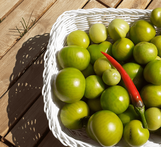
#> input picture EL5206/Experiencia1/01_2024/tomates.png, 161 x 147 px, shrunk from 663 x 605 before the run
$ jupyter execute --allow-errors EL5206_Experiencia_1.ipynb
#> lines starting #> are read from the running program, lines starting #| are printed output that depends on the picture; after the words box and inside, x2 and y2 are one past the last pixel; in counts of white or black regions, pixels touching at a corner belong together; long printed decimals are rounded
**EL5206-1 Laboratorio de Inteligencia Computacional y Robótica**

**Unidad 1: Procesamiento de Imágenes**
## Actividades de Laboratorio 1

Integrantes:
- Sofía Ibarra C.
- Ignacio Romero A.

[cell 1]
#Importacion de librerias
import cv2
import numpy as np
import matplotlib.pyplot as plt

### Pregunta 1

[cell 2]
#Cargar y mostrar imagen "tomates.png"
tomates_bgr = cv2.imread("01_2024/tomates.png")
#> tomates_bgr is the input picture: shape (147, 161, 3); mean B, G, R 65.2, 123.5, 135.6
tomates = cv2.cvtColor(tomates_bgr, cv2.COLOR_BGR2RGB)
plt.imshow(tomates)

[cell 3]
#Transforma imagen a escala de grises
tomates_gray = cv2.cvtColor(tomates,cv2.COLOR_RGB2GRAY)

plt.imshow(tomates_gray, cmap="gray")

[cell 4]
#Calculo histograma imagen gris
hist = cv2.calcHist([tomates_gray], [0], None, [256], [0, 256])
#> hist = 256 values, max 273 at index 44, min 0 at index 0, mean 92.45
plt.plot(hist, color='gray' )
plt.title('Histograma tomates')
plt.xlabel('Intensidad')
plt.ylabel('Frecuencia')
plt.show()
#> figure, not shown here; curve peaks at x = 44, y = 273

[cell 5]
#Obtención de imagen binaria dependiente de un threshold "t"
# Define el umbral (t)
t = 125

# Aplica el thresholding
_, tomates_binary = cv2.threshold(tomates_gray, t, 255, cv2.THRESH_BINARY)
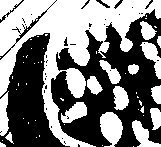
#> tomates_binary: shape (147, 161); 49.3% white; 54 white regions (38 under 20 px), largest, box (x1, y1, x2, y2) and area: (0, 0, 161, 147) 8250, (100, 112, 123, 147) 565, (132, 120, 161, 147) 354

# Muestra la imagen binarias
plt.imshow(tomates_binary, cmap='gray')

[cell 6]
#Obtención de imagen binaria dependiente de un threshold "t"
# Define el umbral (t)
t = 100

# Aplica el thresholding
_, tomates_binary = cv2.threshold(tomates_gray, t, 255, cv2.THRESH_BINARY)
#> tomates_binary: shape (147, 161); 58.3% white; 33 black regions (26 under 20 px), largest, box (x1, y1, x2, y2) and area: (51, 22, 161, 147) 5538, (0, 33, 69, 147) 3852, (138, 10, 161, 37) 201

# Muestra la imagen binarias
plt.imshow(tomates_binary, cmap='gray')

[cell 7]
#Obtención de imagen binaria dependiente de un threshold "t"
# Define el umbral (t)
t = 25

# Aplica el thresholding
_, tomates_binary = cv2.threshold(tomates_gray, t, 255, cv2.THRESH_BINARY)
#> tomates_binary: shape (147, 161); 96% white; 41 black regions (29 under 20 px), largest, box (x1, y1, x2, y2) and area: (111, 53, 152, 95) 269, (4, 92, 41, 137) 114, (33, 127, 50, 147) 86

# Muestra la imagen binarias
plt.imshow(tomates_binary, cmap='gray')

[cell 8]
#Obtener canales BGR
r = tomates[:,:,0]
g = tomates[:,:,1]
b = tomates[:,:,2]
# Visualize with color mappings
f, axarr = plt.subplots(1, 3)
axarr[0].imshow(r, cmap="Reds")
axarr[1].imshow(g, cmap="Greens")
axarr[2].imshow(b, cmap="Blues")
plt.show()

[cell 9]
plt.imshow(r, cmap='gray')
plt.title('Canal rojo')

[cell 10]
plt.imshow(g, cmap='gray')
plt.title('Canal verde')

[cell 11]
plt.imshow(b, cmap='gray')
plt.title('Canal azul')

[cell 12]
fixed_aji = cv2.subtract(r, g)
plt.imshow(fixed_aji, cmap='gray')

[cell 13]
#Calculo histograma ají
hist = cv2.calcHist([fixed_aji], [0], None, [256], [0, 256])
#> hist = 256 values, max 4930 at index 0, min 0 at index 58, mean 92.45
plt.plot(hist, color='gray' )
plt.title('Histograma ají')
plt.xlabel('Intensidad')
plt.ylabel('Frecuencia')
plt.show()
#> figure, not shown here; curve peaks at x = 0, y = 4930

[cell 14]
t = 90
_, mask = cv2.threshold(fixed_aji, t, 255, cv2.THRESH_BINARY)
#> mask: shape (147, 161); 1.4% white; 1 white region, box (x1, y1, x2, y2) and area: (101, 52, 142, 101) 327
# Muestra la imagen binarias
plt.imshow(mask, cmap='gray')

[cell 15]
img_out = cv2.bitwise_and(tomates, tomates, mask=mask)
plt.imshow(img_out)

### Pregunta 2

[cell 16]
moon_gray = cv2.imread('01_2024/moon.jpg')
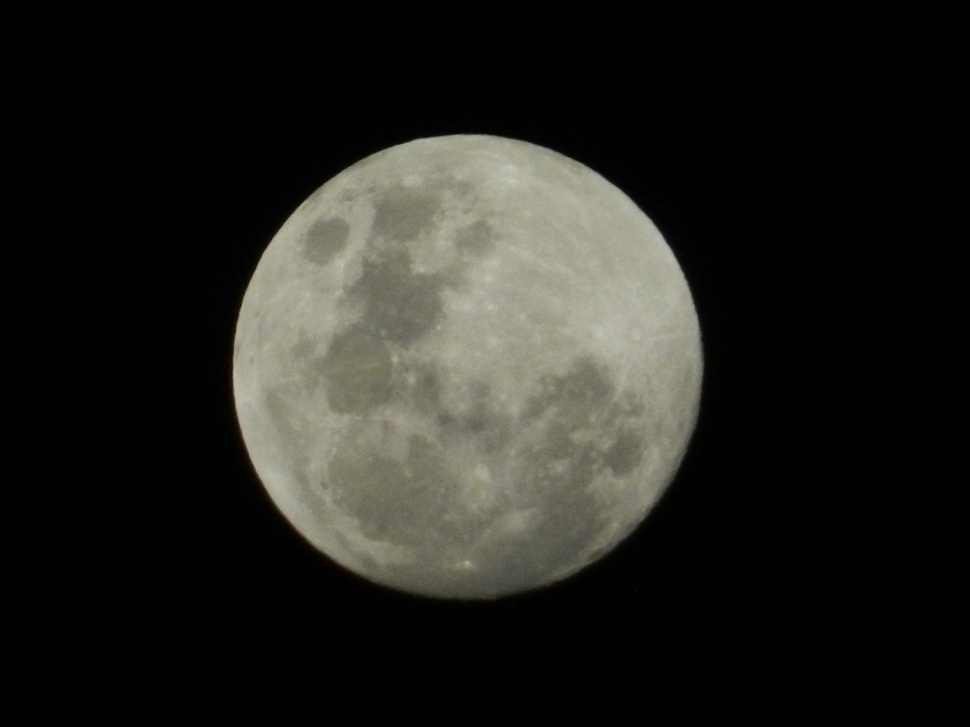
#> input picture EL5206/Experiencia1/01_2024/moon.jpg, 970 x 727 px, shrunk from 4000 x 3000 before the run
#> moon_gray is the input picture: shape (727, 970, 3); mean B, G, R 30.3, 34.6, 34.8
# moon_gray = cv2.cvtColor(moon, cv2.COLOR_BGR2GRAY)

old_gray = cv2.imread('01_2024/old.png')
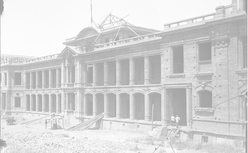
#> input picture EL5206/Experiencia1/01_2024/old.png, 248 x 153 px, shrunk from 1024 x 633 before the run
#> old_gray is the input picture: shape (153, 248, 3); min 150, max 255, mean 214.1
# old_gray = cv2.cvtColor(old, cv2.COLOR_BGR2GRAY)

pool_gray = cv2.imread('01_2024/pool.png')
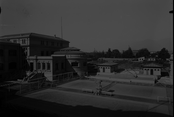
#> input picture EL5206/Experiencia1/01_2024/pool.png, 174 x 117 px, shrunk from 717 x 484 before the run
#> pool_gray is the input picture: shape (117, 174, 3); mean B, G, R 45.2, 45.1, 45.2
# pool_gray = cv2.cvtColor(pool, cv2.COLOR_BGR2GRAY)

[cell 17]
plt.title('Imagen "Moon"')
plt.imshow(moon_gray,cmap = 'gray')

[cell 18]
#Calculo histograma moon
hist = cv2.calcHist([moon_gray], [0], None, [256], [0, 256])
#> hist = 256 values, max 333515 at index 0, min 0 at index 187, mean 2754.6
plt.plot(hist, color='gray' )
plt.title('Histograma "Moon"')
plt.show()
#> figure, not shown here; curve peaks at x = 0, y = 333515

[cell 19]
moon_max = np.max(moon_gray)
#> moon_max = 200
moon_min = np.min(moon_gray)
#> moon_min = 0
new_moon = ((moon_gray-moon_min)*(255//(moon_max-moon_min)))

[cell 20]
#Calculo histograma moon
hist = cv2.calcHist([new_moon], [0], None, [256], [0, 256])
plt.plot(hist, color='gray' )
plt.title('Histograma corregido "Moon"')
plt.show()
#> figure, not shown here; curve peaks at x = 0, y = 333515

[cell 21]
plt.title('Imagen corregida "Moon"')
plt.imshow(new_moon,cmap = 'gray')

[cell 22]
plt.title('Imagen "Old"')
plt.imshow(old_gray, cmap='gray')

[cell 23]
#Calculo histograma old
hist = cv2.calcHist([old_gray], [0], None, [256], [0, 256])
#> hist = 256 values, max 2466 at index 250, min 0 at index 0, mean 148.2
plt.plot(hist, color='gray' )
plt.title('Histograma "Old"')
plt.show()
#> figure, not shown here; curve peaks at x = 250, y = 2466

[cell 24]
old_max = np.max(old_gray)
#> old_max = 255
old_min = np.min(old_gray)
#> old_min = 150
new_old = ((old_gray-old_min)*(255//(old_max-old_min)))

[cell 25]
#Calculo histograma new old
hist = cv2.calcHist([new_old], [0], None, [256], [0, 256])
#> hist = 256 values, max 2466 at index 200, min 0 at index 1, mean 148.2
plt.plot(hist, color='gray' )
plt.title('Histograma corregido "Old"')
plt.show()
#> figure, not shown here; curve peaks at x = 200, y = 2466

[cell 26]
plt.title('Imagen corregida "Old"')
plt.imshow(new_old,cmap = 'gray')

[cell 27]
plt.title('Imagen "Pool"')
plt.imshow(pool_gray,cmap = 'gray')

[cell 28]
#Calculo histograma pool
hist = cv2.calcHist([pool_gray], [0], None, [256], [0, 256])
#> hist = 256 values, max 1895 at index 73, min 0 at index 82, mean 79.52
plt.plot(hist, color='gray' )
plt.show()
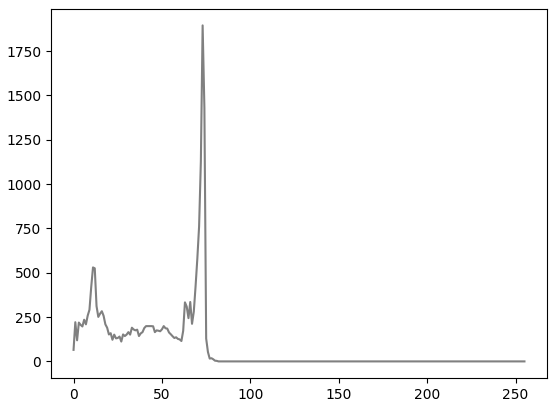
#> figure drawn by matplotlib, 1 panel; curve peaks at x = 73, y = 1895

[cell 29]
pool_max = np.max(pool_gray)
#> pool_max = 81
pool_min = np.min(pool_gray)
#> pool_min = 0
new_pool = ((pool_gray - pool_min)*(255//(pool_max - pool_min)))
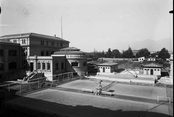
#> new_pool: shape (117, 174, 3); mean B, G, R 135.5, 135.4, 135.5

[cell 30]
#Calculo histograma new_pool
hist = cv2.calcHist([new_pool], [0], None, [256], [0, 256])
#> hist = 256 values, max 1895 at index 219, min 0 at index 1, mean 79.52
plt.plot(hist, color='gray' )
plt.show()
#> figure, not shown here; curve peaks at x = 219, y = 1895

[cell 31]
plt.title('Imagen corregida "Pool"')
plt.imshow(new_pool,cmap = 'gray')

# Pregunta 3

[cell 32]
#Cargar y mostrar imagen "fence.png"
fence_bgr = cv2.imread("01_2024/fence.png")
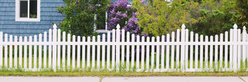
#> input picture EL5206/Experiencia1/01_2024/fence.png, 248 x 82 px, shrunk from 1024 x 338 before the run
#> fence_bgr is the input picture: shape (82, 248, 3); mean B, G, R 134.1, 155.9, 153.6
fence = cv2.cvtColor(fence_bgr, cv2.COLOR_BGR2RGB)
fence_gray = cv2.cvtColor(fence, cv2.COLOR_RGB2GRAY)

plt.imshow(fence_gray, cmap='gray')

[cell 33]
fence_fft = np.fft.fft2(fence_gray)
fence_fft_magnitude = np.abs(fence_fft)
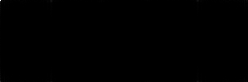
#> fence_fft_magnitude: shape (82, 248) float64; min 3.39, max 3105847, mean 3388.2; drawn with min black and max white

plt.imshow(fence_fft_magnitude, cmap='gray')
plt.title('Magnitud de la Transformada de Fourier')
plt.show()

[cell 34]
R = np.max(fence_gray)
#> R = 255
print(R)
#| 255
c = 255 / np.log(1 + R)
#> c = 45.99
print(c)
#| 45.986
transf_log = c * np.log(1 + fence_fft)
'''
Como se vio en clases, fft shift hace que las frecuencias bajas esten en el centro
y las altas en las esquinas, para mejor interpretacion
'''
shift = np.fft.fftshift(transf_log)
abs_transf_log = np.abs(shift)

plt.imshow(abs_transf_log, cmap='gray')
plt.title('Magnitud de la Transformada de Fourier (con transformación logarítmica)')
plt.show()

[cell 35]
#Cargar y mostrar imagen "diagonal.png"
diagonal_bgr = cv2.imread("01_2024/diagonal.jpg")
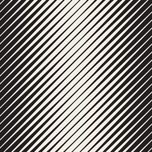
#> input picture EL5206/Experiencia1/01_2024/diagonal.jpg, 152 x 152 px, shrunk from 626 x 626 before the run
#> diagonal_bgr is the input picture: shape (152, 152, 3); mean B, G, R 129.8, 133.8, 137.5
diagonal = cv2.cvtColor(diagonal_bgr, cv2.COLOR_BGR2RGB)
diagonal_gray = cv2.cvtColor(diagonal, cv2.COLOR_RGB2GRAY)

plt.imshow(diagonal_gray, cmap='gray')

[cell 36]
diagonal_fft = np.fft.fft2(diagonal_gray)
diagonal_fft_magnitude = np.abs(diagonal_fft)

plt.imshow(diagonal_fft_magnitude, cmap='gray')
plt.title('Magnitud de la Transformada de Fourier')
plt.show()

[cell 37]
R = np.max(diagonal_gray)
print(R)
#| 255
c = 255 / np.log(1 + R)
print(c)
#| 45.986
transf_log = c * np.log(1 + diagonal_fft)
shift = np.fft.fftshift(transf_log)
abs_transf_log = np.abs(shift)
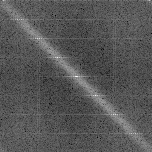
#> abs_transf_log: shape (152, 152) float64; min 48.67, max 687.4, mean 267.3; drawn with min black and max white

plt.imshow(abs_transf_log, cmap='gray')
plt.title('Magnitud de la Transformada de Fourier (con transformación logarítmica)')
plt.show()
